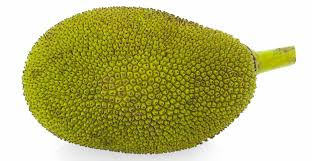
#> input picture Mini_Project_Aug-Sept/images/images/jackfruit.jfif, 312 x 161 px, found by its file name
$ jupyter execute --allow-errors MiniProject.ipynb   (shell and % lines are left out)
#> lines starting #> are read from the running program, lines starting #| are printed output that depends on the picture
[cell 1]
cd /content/drive/My Drive/internship

[cell 2]
cd images

[cell 3]
import os
from skimage.io import imread
from skimage.transform import resize

[cell 4]
target = []   # This is the list of Target Output
flat_data = []   # Image pixel in flatten style
images= []
path = '/content/drive/My Drive/internship/images/images/'
for dirpath, dirnames, filenames in os.walk(path):
  for filename in filenames:
    category = dirpath.split('/')[-1]
    target.append(category)
    img = imread(f'{path}{category}/{filename}')
#> img is the input picture: shape (161, 312, 3); mean R, G, B 187.2, 186, 125
    img_resized = resize(img,(50,50,3))  # Scaling down
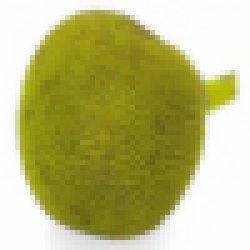
#> img_resized: shape (50, 50, 3) float64 (shown 5 times larger); mean R, G, B 0.734, 0.729, 0.49
    flat_data.append(img_resized.flatten())
    images.append(img_resized)
#> pass 2 of the loop `for dirpath, dirnames, filenames in os.walk(path):`:
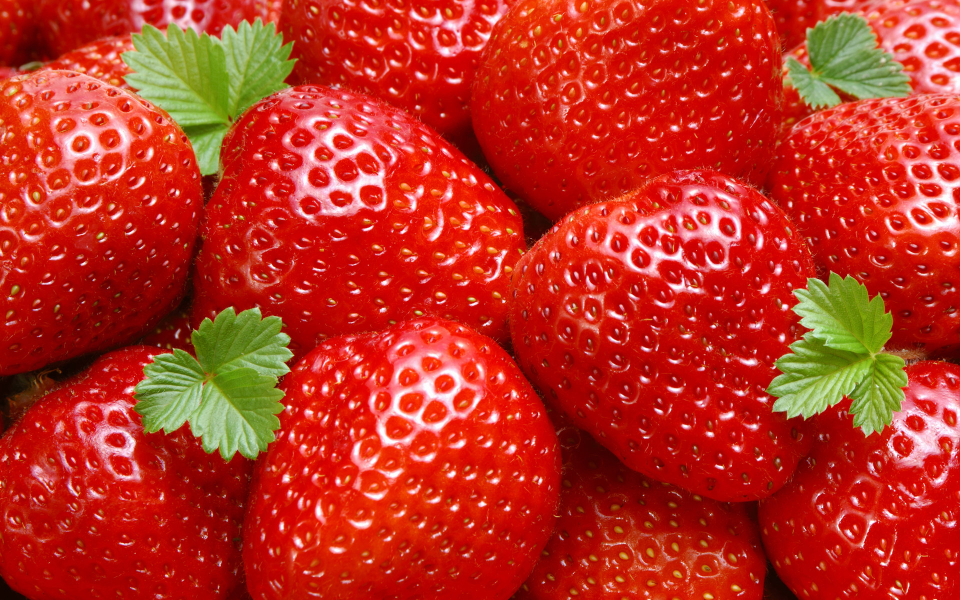
#> input picture Mini_Project_Aug-Sept/images/images/Strawberry fruit/Image_1.jpg, 1920 x 1200 px, found by its file name (shown at 1/2 size)
#> img is the input picture: shape (1200, 1920, 3); mean R, G, B 190.3, 48.8, 32.6
#> `img_resized = resize(img,(50,50,3))`:
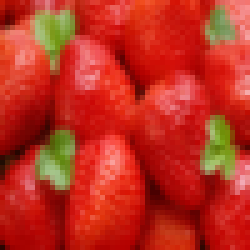
#> img_resized: shape (50, 50, 3) float64 (shown 5 times larger); mean R, G, B 0.746, 0.192, 0.128
#> pass 3 of the loop `for dirpath, dirnames, filenames in os.walk(path):`:
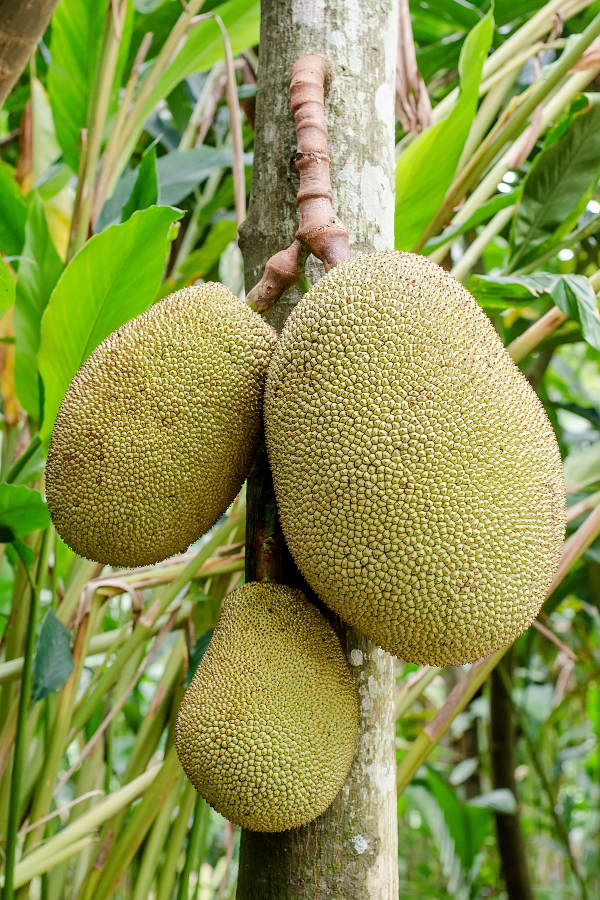
#> input picture Mini_Project_Aug-Sept/images/images/Jackfruit/Image_1.JPG, 1200 x 1800 px, found by its file name (shown at 1/2 size)
#> img is the input picture: shape (1800, 1200, 3); mean R, G, B 138.4, 148.2, 76.3
#> `img_resized = resize(img,(50,50,3))`:
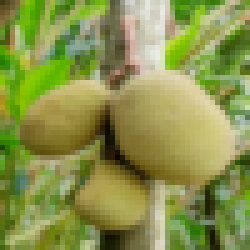
#> img_resized: shape (50, 50, 3) float64 (shown 5 times larger); mean R, G, B 0.543, 0.581, 0.299

#> (the rest of this cell did not finish here and is left out)

[cell 5]
import pandas as pd
df = pd.DataFrame(flat_data)
#> df = table of 3 rows and 7500 columns
df['Target'] = target
x=df.iloc[:,:7500].values
y=df.iloc[:,7500].values
from sklearn.model_selection import train_test_split
x_train,x_test,y_train,y_test = train_test_split(x,y)
# [4 lines of commented-out code are left out]

[cell 6]
from sklearn.model_selection import GridSearchCV
from sklearn.svm import SVC
model = SVC()
#param_grid = {'C': [100], 'gamma': [0.001], 'kernel': ['rbf']}
param_grid = {'C':[1,10,100,1000],'gamma':[1,0.1,0.001,0.0001], 'kernel':['linear','rbf']}
model_grid = GridSearchCV(model, param_grid)
#> (the rest of this cell did not finish here and is left out)

[cell 7]
y_test

[cell 8]
from sklearn.metrics import classification_report,accuracy_score,confusion_matrix
print('classification Report')
#> (the rest of this cell did not finish here and is left out)

#> (a cell that did not finish here is left out)

#> (a cell that did not finish here is left out)

#> (a cell that did not finish here is left out)

#> (a cell that did not finish here is left out)

[cell 13]
path='/content/drive/My Drive/internship/images/images/jackfruit.jfif'
final = imread(path)
final_size = resize(final,(50,50,3))
final_flat = final_size.flatten()
#> final_flat = 7500 values, max 1 at index 3583, min 0.0109 at index 2981, mean 0.651
#> (the rest of this cell did not finish here and is left out)
